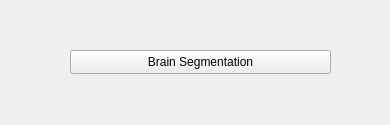
<?xml version="1.0" encoding="UTF-8"?>
<ui version="4.0">
 <class>BrainSegmentationPanelWidget</class>
 <widget class="QWidget" name="BrainSegmentationPanelWidget">
  <property name="geometry">
   <rect>
    <x>0</x>
    <y>0</y>
    <width>390</width>
    <height>125</height>
   </rect>
  </property>
  <property name="windowTitle">
   <string>Form</string>
  </property>
  <widget class="QPushButton" name="BrainStep1Button">
   <property name="geometry">
    <rect>
     <x>70</x>
     <y>50</y>
     <width>261</width>
     <height>24</height>
    </rect>
   </property>
   <property name="text">
    <string>Brain Segmentation</string>
   </property>
  </widget>
 </widget>
 <resources/>
 <connections/>
</ui>
